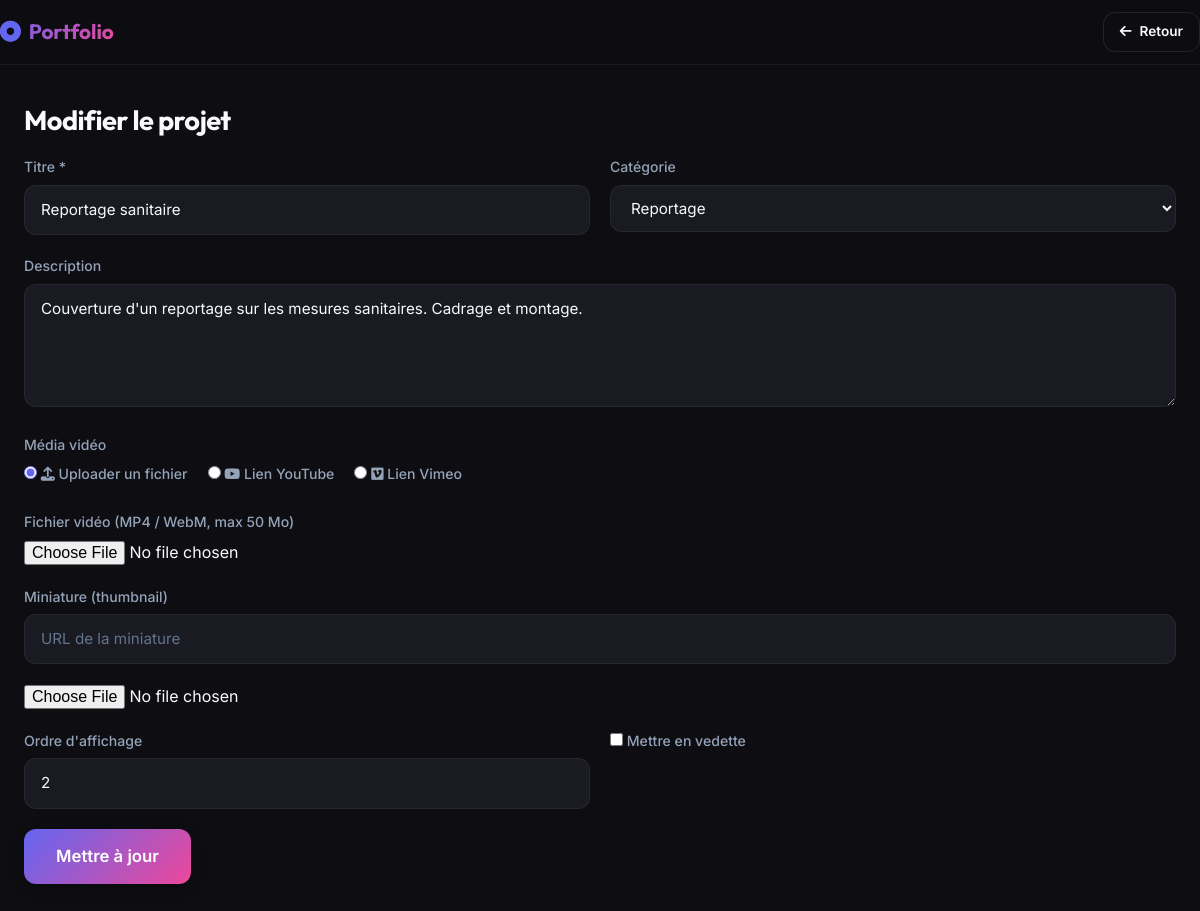
/admin/upload.php?edit=2 (signed in), run on the app's committed database.
### tables this page shows
CREATE TABLE IF NOT EXISTS `projects` (
    `id` INT AUTO_INCREMENT PRIMARY KEY,
    `slug` VARCHAR(255) UNIQUE NOT NULL,
    `title` VARCHAR(255) NOT NULL,
    `description` TEXT,
    `category` ENUM('montage', 'cadrage', 'motion', 'reportage', 'autre') DEFAULT 'montage',
    `thumbnail` VARCHAR(255) DEFAULT NULL,
    `media_type` ENUM('upload', 'youtube', 'vimeo') DEFAULT 'upload',
    `media_url` VARCHAR(500) DEFAULT NULL,
    `media_file` VARCHAR(255) DEFAULT NULL,
    `featured` TINYINT(1) DEFAULT 0,
    `order_num` INT DEFAULT 0,
    `created_at` TIMESTAMP DEFAULT CURRENT_TIMESTAMP,
    `updated_at` TIMESTAMP DEFAULT CURRENT_TIMESTAMP ON UPDATE CURRENT_TIMESTAMP
);

### admin/upload.php (the view, shortened to what this page needs)
<?php
$db = getDB();
$edit_id = (int) ($_GET['edit'] ?? 0);
$project = null;
if ($edit_id > 0) {
    $stmt = $db->prepare('SELECT * FROM projects WHERE id = :id LIMIT 1');
    $stmt->execute([':id' => $edit_id]);
    $project = $stmt->fetch();
}
$title       = $project ? htmlspecialchars($project['title']) : '';
$description = $project ? htmlspecialchars($project['description']) : '';
$category    = $project ? $project['category'] : 'montage';
$featured    = $project ? (bool) $project['featured'] : false;
$order_num   = $project ? (int) $project['order_num'] : 0;
$media_type  = $project ? $project['media_type'] : 'upload';
$thumbnail   = $project ? htmlspecialchars($project['thumbnail']) : '';
$edit_mode   = (bool) $project;
?>
<!DOCTYPE html>
<html lang="fr">
<head>
<link rel="stylesheet" href="https://cdnjs.cloudflare.com/ajax/libs/font-awesome/6.5.1/css/all.min.css">
<link rel="stylesheet" href="../assets/css/style.css">
</head>
<body>
<header class="admin-header">
  <div class="admin-header-inner">
    <a href="index.php" class="admin-brand"><i class="fa-solid fa-circle-dot"></i> Portfolio</a>
    <a href="index.php" class="btn btn-outline btn-sm"><i class="fa-solid fa-arrow-left"></i> Retour</a>
  </div>
</header>
<main class="admin-main">
  <h1><?= $edit_mode ? 'Modifier le projet' : 'Nouveau projet' ?></h1>
  <form method="post" enctype="multipart/form-data" action="upload.php<?= $edit_mode ? '?edit=' . (int) $edit_id : '' ?>">
    <div class="form-grid">
      <div class="form-group">
        <label for="title">Titre *</label>
        <input type="text" id="title" name="title" required value="<?= $title ?>">
      </div>
      <div class="form-group">
        <label for="category">Catégorie</label>
        <select id="category" name="category">
          <option value="reportage" <?= $category === 'reportage' ? 'selected' : '' ?>>Reportage</option>
        </select>
      </div>
    </div>
    <div class="form-group">
      <label for="description">Description</label>
      <textarea id="description" name="description" rows="4"><?= $description ?></textarea>
    </div>
    <div class="form-group">
      <label>Média vidéo</label>
      <div class="radio-group">
        <label class="radio-label">
          <input type="radio" name="media_type" value="upload" <?= $media_type === 'upload' ? 'checked' : '' ?> onchange="toggleMedia(this.value)">
          <span><i class="fa-solid fa-upload"></i> Uploader un fichier</span>
        </label>
        <label class="radio-label">
          <input type="radio" name="media_type" value="youtube" <?= $media_type === 'youtube' ? 'checked' : '' ?> onchange="toggleMedia(this.value)">
          <span><i class="fa-brands fa-youtube"></i> Lien YouTube</span>
        </label>
        <label class="radio-label">
          <input type="radio" name="media_type" value="vimeo" <?= $media_type === 'vimeo' ? 'checked' : '' ?> onchange="toggleMedia(this.value)">
          <span><i class="fa-brands fa-vimeo"></i> Lien Vimeo</span>
        </label>
      </div>
    </div>
    <div id="media-upload" class="media-section" style="display:<?= $media_type === 'upload' ? 'block' : 'none' ?>">
      <div class="form-group">
        <label for="video_file">Fichier vidéo (MP4 / WebM, max 50 Mo)</label>
        <input type="file" id="video_file" name="video_file" accept=".mp4,.webm,video/mp4,video/webm">
      </div>
    </div>
    <div class="form-group">
      <label>Miniature (thumbnail)</label>
      <div class="thumbnail-row">
        <div class="form-group" style="flex: 1">
          <input type="text" name="thumbnail_url" placeholder="URL de la miniature" value="<?= $thumbnail ?>">
        </div>
        <div class="form-group" style="flex: 1">
          <input type="file" name="thumbnail_file" accept="image/*">
        </div>
      </div>
    </div>
    <div class="form-grid">
      <div class="form-group">
        <label for="order_num">Ordre d'affichage</label>
        <input type="number" id="order_num" name="order_num" min="0" value="<?= $order_num ?>">
      </div>
      <div class="form-group">
        <label class="checkbox-label">
          <input type="checkbox" name="featured" value="1" <?= $featured ? 'checked' : '' ?>>
          <span>Mettre en vedette</span>
        </label>
      </div>
    </div>
    <button type="submit" class="btn btn-primary btn-lg"><?= $edit_mode ? 'Mettre à jour' : 'Créer le projet' ?></button>
  </form>
</main>
</body>
</html>

### assets/css/style.css (style rules this page uses)
:root { --bg-base: #0D0D12; --bg-surface: #16161D; --bg-elevated: #1E1E28; --bg-input: #1A1A23; --color-primary: #6366F1; --color-secondary: #EC4899; --color-accent: #818CF8; --gradient-primary: linear-gradient(135deg, #6366F1 0%, #EC4899 100%); --text-primary: #F8FAFC; --text-secondary: #94A3B8; --text-muted: #64748B; --border-subtle: rgba(255, 255, 255, 0.06); --border-medium: rgba(255, 255, 255, 0.1); --shadow-sm: 0 2px 8px rgba(0, 0, 0, 0.2); --shadow-md: 0 4px 16px rgba(0, 0, 0, 0.25); --shadow-lg: 0 8px 32px rgba(0, 0, 0, 0.3); --shadow-glow: 0 0 24px rgba(99, 102, 241, 0.15); --radius-sm: 8px; --radius-md: 12px; --radius-lg: 16px; --radius-full: 9999px; --transition-fast: 0.2s ease; --transition-base: 0.3s cubic-bezier(0.4, 0, 0.2, 1); --font-display: 'Outfit', system-ui, sans-serif; --font-body: 'Inter', system-ui, sans-serif; --header-height: 64px; --section-padding-y: 96px; }
*, *::before, *::after { box-sizing: border-box; margin: 0; padding: 0; }
html { scroll-behavior: smooth; -webkit-font-smoothing: antialiased; }
body { font-family: var(--font-body); background: var(--bg-base); color: var(--text-primary); line-height: 1.6; min-height: 100vh; overflow-x: hidden; transition: background-color var(--transition-base), color var(--transition-base); }
a { color: inherit; text-decoration: none; }
button, input, textarea, select { font: inherit; color: inherit; background: none; border: none; }
h1, h2, h3, .font-display { font-family: var(--font-display); font-weight: 700; }
h1 { font-size: clamp(2.25rem, 5vw, 3.5rem); line-height: 1.15; letter-spacing: -0.02em; }
.btn { display: inline-flex; align-items: center; gap: 8px; padding: 12px 24px; border-radius: var(--radius-md); font-weight: 600; font-size: 0.95rem; cursor: pointer; transition: all var(--transition-base); white-space: nowrap; position: relative; }
.btn-primary { background: var(--gradient-primary); color: #fff; box-shadow: var(--shadow-md); }
.btn-outline { border: 1.5px solid var(--border-medium); color: var(--text-primary); }
.btn-sm { padding: 8px 16px; font-size: 0.85rem; }
.btn-lg { padding: 14px 32px; font-size: 1.05rem; }
.form-group { margin-bottom: 20px; }
.form-group label { display: block; font-size: 0.88rem; color: var(--text-secondary); margin-bottom: 6px; font-weight: 500; }
.form-group input[type="text"], .form-group input[type="url"], .form-group input[type="number"], .form-group input[type="password"], .form-group input[type="email"], .form-group textarea, .form-group select { width: 100%; padding: 12px 16px; background: var(--bg-input); border: 1.5px solid var(--border-subtle); border-radius: var(--radius-md); color: var(--text-primary); font-size: 0.95rem; transition: all var(--transition-base); }
.form-group input::placeholder, .form-group textarea::placeholder { color: var(--text-muted); }
.form-grid { display: grid; grid-template-columns: 1fr 1fr; gap: 0 20px; }
.checkbox-label, .radio-label { display: flex; align-items: center; gap: 8px; cursor: pointer; font-weight: 500; color: var(--text-primary); font-size: 0.92rem; }
.checkbox-label input, .radio-label input { accent-color: var(--color-primary); }
.radio-group { display: flex; gap: 20px; flex-wrap: wrap; margin-top: 6px; }
.admin-header { background: rgba(13, 13, 18, 0.75); backdrop-filter: blur(16px); -webkit-backdrop-filter: blur(16px); border-bottom: 1px solid var(--border-subtle); transition: background-color var(--transition-base); }
.admin-header-inner { display: flex; align-items: center; justify-content: space-between; height: var(--header-height); }
.admin-brand { font-family: var(--font-display); font-size: 1.3rem; font-weight: 700; background: var(--gradient-primary); -webkit-background-clip: text; -webkit-text-fill-color: transparent; background-clip: text; }
.admin-brand i { -webkit-text-fill-color: var(--color-primary); margin-right: 4px; }
.admin-main { padding: 40px 24px; max-width: 1200px; margin: 0 auto; }
.admin-main h1 { font-size: 1.7rem; margin-bottom: 20px; }

### data on the page
projects: title "Reportage sanitaire", category "Reportage", description "Couverture d'un reportage sur les mesures sanitaires. Cadrage et montage.", media_type "☑ Uploader un fichier", media_type "☐ Lien YouTube", media_type "☐ Lien Vimeo", order_num "2"
